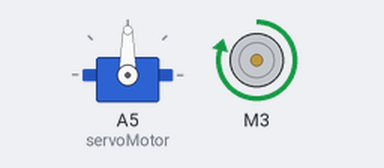
A sketch run on a simulated Arduino Uno, built with avr-gcc and run on an emulated ATmega328P. On the bench: servo, DC motor (green arrow = forward, orange = backward, longer = faster).

Above: at 0.05 s.
At 6.0 s:
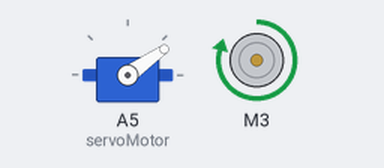
At 10.0 s:
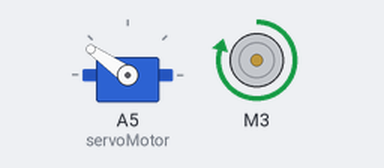
At 14.0 s:
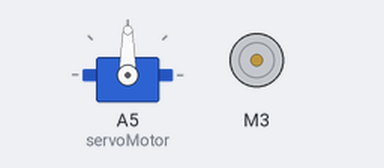
Timing chart, 0 to 18.2 s (numbered marks = the images above):
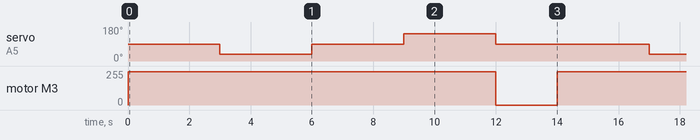

Measured:
- by itself, servo on A5 (servoMotor): repeats every 14.0 s: 90° 3.0 s, 145° 3.0 s, 90° 5.0 s, 35° 3.0 s
- by itself, motor M3: alternates forward 250/255 for 12.0 s and stopped for 2.0 s

The sketch:

motorysensor.nuevo.ino
```cpp
#include <AFMotor.h>
#include <Servo.h>

AF_DCMotor Motor3(3, MOTOR34_64KHZ);
Servo servoMotor;

void setup() {
  Serial.begin(9600);  // Inicializa la comunicación serial
  servoMotor.attach(A5); // Conecta el servomotor al pin A5
  Motor3.setSpeed(250); // Establece la velocidad del motor
}

void loop() {
  Motor3.run(FORWARD);  // Hace que el motor avance
  servoMotor.write(90);  // Mueve el servo a 90 grados
  delay(3000);           // Espera 3 segundos

  servoMotor.write(35);  // Mueve el servo a 45 grados
  delay(3000);           // Espera 3 segundos

  servoMotor.write(90);  // Mueve el servo a 90 grados
  delay(3000);

  servoMotor.write(145); // Mueve el servo a 135 grados
  delay(3000);           // Espera 3 segundos

  servoMotor.write(90);  // Mueve el servo a 90 grados
  Motor3.run(RELEASE);   // Detiene el motor
  delay(2000);           // Espera 2 segundos
}
```
